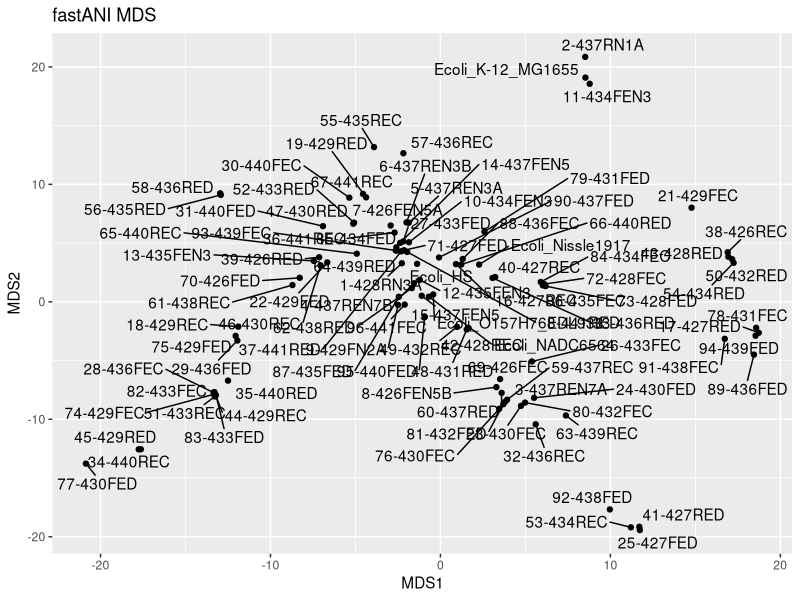
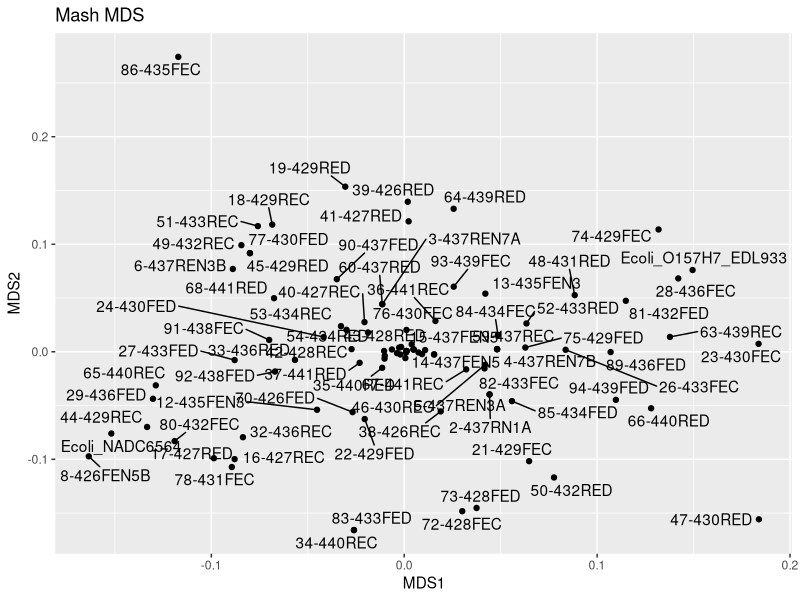

Write the R code that produced these figures, in order. (Note: this script raises an error after producing the figures.)
#####################################################################################################
#FS19C QC - MDS of fastANI and Mash output
#Kathy Mou

#Purpose: Convert ANI pairwise genome-genome similarity calculations from Mash and fastANI to a distance matrix and visualize via MDS.

#Load library packages
library(ggplot2)
library(tidyverse)
library(ggrepel) #for geom_text_repel

sessionInfo()
#R version 4.0.2 (2020-06-22)


#####################################################################################################

#In mash and fastani files, removed extra path names (/home/..., _pol.fasta and .fasta) from elements in reference_id and query_id in excel before importing distances.tab to R so that distance calculation would work
#Otherwise, it produces errors saying duplicate 'row.names' are not allowed, non-unique values when setting 'row.names'


### FastANI
#Import fastani file and reorganize column
fast_tab <- read_tsv('./Files/fs19cfastanioutput2.out.tab', col_names = c("reference_id", "query_id", "ani_dist", "orthologous_matches", "total_seq_fragments")) %>%
  select(-orthologous_matches) %>% 
  select(-total_seq_fragments)

#Calculate distance
fast_dist <- fast_tab %>%
  pivot_wider(names_from = reference_id, values_from=ani_dist) %>%
  column_to_rownames(var='query_id') %>%
  as.dist() #distance matrix computation that computes distances between rows of a data matrix

#Generate MDS
fast_mds <- cmdscale(fast_dist) %>% as.data.frame() %>%
  rownames_to_column(var='reference_id')
#cmdscale = classic MDS of a data matrix

#Plot MDS
plot_fast_mds <-
  fast_mds %>% ggplot(aes(x=V1, y=V2)) +
  geom_point()+
  geom_text_repel(aes(label=reference_id), max.overlaps = 50) +
  labs(x='MDS1', y='MDS2') +
  ggtitle("fastANI MDS")

plot_fast_mds



### Mash

#Import mash file, add ani_dist column, remove ANI / pvalue / matching_hashes columns
mash_tab <- read_tsv('./Files/distances.tab', col_names = c("reference_id", "query_id", "ANI", "pvalue", "matching_hashes")) %>%
  mutate(ani_dist=1-ANI) %>%
  select(-ANI) %>% 
  select(-pvalue) %>% 
  select(-matching_hashes)

#Calculate distance
mash_dist <- mash_tab %>%
  pivot_wider(names_from = reference_id, values_from=ani_dist) %>%
  column_to_rownames(var='query_id') %>%
  as.dist() #distance matrix computation that computes distances between rows of a data matrix

#Generate MDS
mash_mds <- cmdscale(mash_dist) %>% as.data.frame() %>%
  rownames_to_column(var='reference_id')
#cmdscale = classic MDS of a data matrix

#Plot MDS
plot_mash_mds <-
  mash_mds %>% ggplot(aes(x=V1, y=V2)) +
  geom_point()+
  geom_text_repel(aes(label=reference_id), max.overlaps = 50) +
  labs(x='MDS1', y='MDS2') +
  ggtitle("Mash MDS")

plot_mash_mds



#Jules sample code
ani_tab <- read_tsv('./Files/ANIm_percentage_identity.tab') %>%
  pivot_longer(cols = -X1, names_to='genome', values_to='ANI') %>%
  mutate(ani_dist=1-ANI) %>%
  select(-ANI)

ani_dist <- ani_tab %>%
  pivot_wider(names_from = genome, values_from=ani_dist) %>%
  column_to_rownames(var='X1') %>%
  as.dist()

ani_mds <- cmdscale(ani_dist) %>% as.data.frame() %>%
  rownames_to_column(var='genome')

p_mds <-
  ani_mds %>% ggplot(aes(x=V1, y=V2)) +
  geom_point()+
  geom_text_repel(aes(label=genome), max.overlaps = 50) +
  labs(x='MDS1', y='MDS2')

p_mds